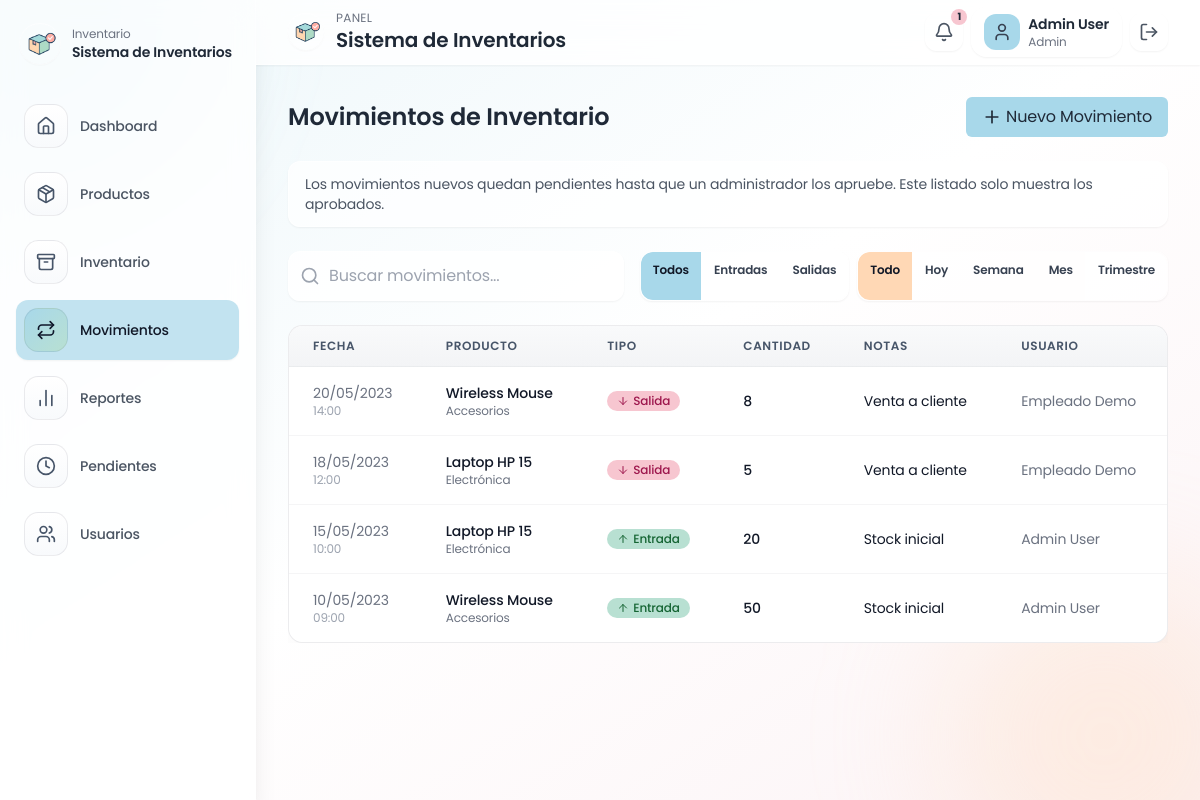
Screenshot of /movements (signed in) with the database file from the repository.
### tables this page shows
CREATE TABLE IF NOT EXISTS movements (
    id INT AUTO_INCREMENT PRIMARY KEY,
    product_id INT NOT NULL,
    type ENUM('in', 'out') NOT NULL,
    quantity INT NOT NULL,
    date DATETIME NOT NULL DEFAULT CURRENT_TIMESTAMP,
    notes VARCHAR(255) DEFAULT '',
    user_id INT NULL,
    status ENUM('pending', 'approved', 'rejected') NOT NULL DEFAULT 'pending',
    CONSTRAINT fk_movements_product FOREIGN KEY (product_id) REFERENCES products(id) ON DELETE CASCADE,
    CONSTRAINT fk_movements_user FOREIGN KEY (user_id) REFERENCES users(id) ON DELETE SET NULL
);

CREATE TABLE IF NOT EXISTS products (
    id INT AUTO_INCREMENT PRIMARY KEY,
    name VARCHAR(150) NOT NULL,
    description TEXT,
    category VARCHAR(100) NOT NULL DEFAULT 'General',
    price DECIMAL(10,2) NOT NULL DEFAULT 0,
    cost DECIMAL(10,2) NOT NULL DEFAULT 0,
    stock_quantity INT NOT NULL DEFAULT 0,
    min_stock_level INT NOT NULL DEFAULT 0,
    active TINYINT(1) NOT NULL DEFAULT 1,
    image_url TEXT,
    created_at DATETIME NOT NULL DEFAULT CURRENT_TIMESTAMP
);

CREATE TABLE IF NOT EXISTS users (
    id INT AUTO_INCREMENT PRIMARY KEY,
    name VARCHAR(120) NOT NULL,
    email VARCHAR(150) NOT NULL UNIQUE,
    password VARCHAR(255) NOT NULL,
    role ENUM('admin', 'employee') NOT NULL DEFAULT 'employee',
    active TINYINT(1) NOT NULL DEFAULT 1,
    last_login DATETIME NULL,
    created_at DATETIME NOT NULL DEFAULT CURRENT_TIMESTAMP
);

### app/helpers.php (called while the page is built, shortened)
<?php
function config(string $key, mixed $default = null): mixed
{
    $config = $GLOBALS['app_config'] ?? [];
    $segments = explode('.', $key);
    $value = $config;
    foreach ($segments as $segment) {
        if (is_array($value) && array_key_exists($segment, $value)) {
            $value = $value[$segment];
        } else {
            return $default;
        }
    }
    return $value;
}
function base_url(string $path = ''): string
{
    $base = config('app.base_url', '');
    if ($base === '') {
        $base = rtrim(str_replace('\\', '/', dirname($_SERVER['SCRIPT_NAME'] ?? '')), '/');
    }
    return rtrim($base, '/') . '/' . ltrim($path, '/');
}
function e(?string $value): string
{
    return htmlspecialchars((string) $value, ENT_QUOTES, 'UTF-8');
}
function render(string $view, array $data = [], ?string $layout = 'layout'): void
{
    $viewFile = __DIR__ . '/Views/' . $view . '.php';
    extract($data);
    include $viewFile;
}

### app/Core/Controller.php (called while the page is built, shortened)
<?php
abstract class Controller
{
    protected function render(string $view, array $data = [], ?string $layout = 'layout'): void
    {
        render($view, $data, $layout);
    }
}

### app/Controllers/MovementController.php (called while the page is built, shortened)
<?php
class MovementController extends Controller
{
    public function index(): void
    {
        $filters = [
            'type' => $_GET['type'] ?? 'all',
            'date_range' => $_GET['range'] ?? 'all',
            'search' => trim($_GET['q'] ?? ''),
            'status' => 'approved',
        ];
        $normalizedFilters = $filters;
        if ($filters['type'] === 'all') {
            unset($normalizedFilters['type']);
        }
        if ($filters['date_range'] === 'all') {
            unset($normalizedFilters['date_range']);
        }
        if ($normalizedFilters['status'] === 'approved') {
            unset($normalizedFilters['status']);
        }
        $movements = Movement::filtered($normalizedFilters);
        $this->render('movements/index', [
            'products' => Product::all(null, null, true),
            'movements' => $movements,
            'filters' => $filters,
            'message' => flash('success'),
            'error' => flash('error'),
        ]);
    }
}

### public/index.php (called while the page is built, shortened)
<?php
$router = new Router();
$router->get('/login', [AuthController::class, 'showLogin']);
$router->post('/login', [AuthController::class, 'login']);
$router->get('/logout', [AuthController::class, 'logout']);
$router->get('/', [DashboardController::class, 'index']);
$router->get('/products', [ProductController::class, 'index']);
$router->post('/products/save', [ProductController::class, 'save']);
$router->post('/products/deactivate', [ProductController::class, 'deactivate']);
$router->post('/products/reactivate', [ProductController::class, 'reactivate']);
$router->post('/products/delete', [ProductController::class, 'delete']);
$router->get('/inventory', [InventoryController::class, 'index']);
$router->post('/inventory/adjust', [InventoryController::class, 'adjust']);
$router->get('/movements', [MovementController::class, 'index']);
$router->post('/movements/save', [MovementController::class, 'save']);
$router->get('/movements/pending', [MovementController::class, 'pending']);
$router->post('/movements/approve', [MovementController::class, 'approve']);
$router->post('/movements/reject', [MovementController::class, 'reject']);
$router->get('/reports', [ReportController::class, 'index']);
$router->get('/users', [UserController::class, 'index']);
$router->post('/users/save', [UserController::class, 'save']);
$router->post('/users/delete', [UserController::class, 'delete']);
$router->post('/users/toggle', [UserController::class, 'toggle']);
$router->dispatch($_SERVER['REQUEST_METHOD'], parse_url($_SERVER['REQUEST_URI'] ?? '/', PHP_URL_PATH) ?: '/');

### app/Models/Movement.php (called while the page is built, shortened)
<?php
class Movement
{
    public static function filtered(array $filters = [], bool $onlyActiveProducts = true): array
    {
        $pdo = Database::connection();
        $sql = 'SELECT m.*, p.name as product_name, p.category as product_category, u.name as user_name, u.role as user_role
                FROM movements m
                INNER JOIN products p ON p.id = m.product_id
                LEFT JOIN users u ON u.id = m.user_id
                WHERE 1=1';
        $params = [];
        if ($onlyActiveProducts) {
            $sql .= ' AND p.active = 1';
        }
        $status = $filters['status'] ?? 'approved';
        if (in_array($status, ['pending', 'approved', 'rejected'], true)) {
            $sql .= ' AND m.status = :status';
            $params['status'] = $status;
        }
        $sql .= ' ORDER BY m.date DESC';
        $stmt = $pdo->prepare($sql);
        $stmt->execute($params);
        return $stmt->fetchAll();
    }
}

### app/Views/movements/index.php (the view, shortened to what this page needs)
<div class="max-w-7xl mx-auto space-y-6">
    <div class="flex flex-col sm:flex-row items-start sm:items-center justify-between">
        <h2 class="text-2xl font-semibold text-gray-800">Movimientos de Inventario</h2>
        <button type="button" id="toggleMovementForm"
                class="mt-3 sm:mt-0 inline-flex items-center px-4 py-2 bg-blue-pastel rounded-md text-gray-800 hover:bg-blue-400 transition-colors duration-200">
            <i data-lucide="plus" class="h-5 w-5 mr-1"></i>
            <span id="toggleMovementFormText">Nuevo Movimiento</span>
        </button>
    </div>
    <div class="text-sm text-gray-600 bg-white/70 border border-white/60 rounded-xl px-4 py-3 shadow-sm">
        Los movimientos nuevos quedan pendientes hasta que un administrador los apruebe. Este listado solo muestra los aprobados.
    </div>
    <form method="GET" action="<?= base_url('movements') ?>" class="mb-4 flex flex-col sm:flex-row space-y-3 sm:space-y-0 sm:space-x-4">
        <div class="relative flex-grow">
            <div class="absolute inset-y-0 left-0 pl-3 flex items-center pointer-events-none">
                <i data-lucide="search" class="h-5 w-5 text-gray-400"></i>
            </div>
            <input id="movement-search" type="text" name="q" placeholder="Buscar movimientos..." value="<?= e($filters['search'] ?? '') ?>"
                   class="w-full pl-10 pr-10 py-3 border border-white/60 bg-white/80 rounded-xl shadow-sm focus:outline-none focus:ring-2 focus:ring-blue-pastel">
        </div>
        <div class="flex space-x-2">
            <div class="inline-flex rounded-xl shadow-sm border border-white/60 overflow-hidden">
                <?php
                $typeOptions = ['all' => 'Todos', 'in' => 'Entradas', 'out' => 'Salidas'];
                foreach ($typeOptions as $key => $label):
                    $active = ($filters['type'] ?? 'all') === $key;
                    ?>
                    <a href="<?= base_url('movements?type=' . $key . '&range=' . e($filters['date_range'])) ?>"
                       class="px-3 py-2.5 text-xs font-semibold <?= $active ? 'bg-blue-pastel text-gray-900' : 'bg-white/80 text-gray-700 hover:bg-gray-50' ?> <?= $key === 'all' ? 'rounded-l-xl' : '' ?> <?= $key === 'out' ? 'rounded-r-xl border-l border-white/60' : '' ?> <?= $key === 'in' ? 'border-l border-white/60' : '' ?>">
                        <?= $label ?>
                    </a>
                <?php endforeach; ?>
            </div>
            <div class="inline-flex rounded-xl shadow-sm border border-white/60 overflow-hidden">
                <?php
                $rangeOptions = ['all' => 'Todo', 'today' => 'Hoy', 'week' => 'Semana', 'month' => 'Mes', 'quarter' => 'Trimestre'];
                foreach ($rangeOptions as $key => $label):
                    $active = ($filters['date_range'] ?? 'all') === $key;
                    ?>
                    <a href="<?= base_url('movements?range=' . $key . '&type=' . e($filters['type'])) ?>"
                       class="px-3 py-2.5 text-xs font-semibold <?= $active ? 'bg-peach-pastel text-gray-900' : 'bg-white/80 text-gray-700 hover:bg-gray-50' ?> <?= $key === 'all' ? 'rounded-l-xl' : '' ?> <?= $key === 'quarter' ? 'rounded-r-xl border-l border-white/60' : '' ?> <?= !in_array($key, ['all', 'quarter'], true) ? 'border-l border-white/60' : '' ?>">
                        <?= $label ?>
                    </a>
                <?php endforeach; ?>
            </div>
        </div>
    </form>
    <div class="overflow-x-auto">
        <table class="table-soft min-w-full divide-y divide-gray-200 text-sm">
            <thead class="bg-gray-50">
            <tr>
                <th class="px-6 py-3 text-left text-xs font-medium text-gray-500 uppercase tracking-wider">Fecha</th>
                <th class="px-6 py-3 text-left text-xs font-medium text-gray-500 uppercase tracking-wider">Producto</th>
                <th class="px-6 py-3 text-left text-xs font-medium text-gray-500 uppercase tracking-wider">Tipo</th>
                <th class="px-6 py-3 text-left text-xs font-medium text-gray-500 uppercase tracking-wider">Cantidad</th>
                <th class="px-6 py-3 text-left text-xs font-medium text-gray-500 uppercase tracking-wider">Notas</th>
                <th class="px-6 py-3 text-left text-xs font-medium text-gray-500 uppercase tracking-wider">Usuario</th>
            </tr>
            </thead>
            <tbody class="bg-white divide-y divide-gray-200">
            <?php foreach ($movements as $movement): ?>
                <tr class="hover:bg-gray-50/80 transition-colors">
                    <td class="px-6 py-4 whitespace-nowrap">
                        <div class="text-sm text-gray-500">
                            <?= date('d/m/Y', strtotime($movement['date'])) ?>
                            <div class="text-xs text-gray-400"><?= date('H:i', strtotime($movement['date'])) ?></div>
                        </div>
                    </td>
                    <td class="px-6 py-4 whitespace-nowrap">
                        <div class="text-sm font-medium text-gray-900"><?= e($movement['product_name']) ?></div>
                        <div class="text-xs text-gray-500"><?= e($movement['product_category']) ?></div>
                    </td>
                    <td class="px-6 py-4 whitespace-nowrap">
                        <span class="inline-flex items-center px-2.5 py-0.5 rounded-full text-xs font-medium <?= $movement['type'] === 'in' ? 'bg-green-pastel text-green-800' : 'bg-pink-pastel text-pink-800' ?>">
                            <?php if ($movement['type'] === 'in'): ?>
                                <i data-lucide="arrow-up" class="h-3 w-3 mr-1"></i> Entrada
                            <?php else: ?>
                                <i data-lucide="arrow-down" class="h-3 w-3 mr-1"></i> Salida
                            <?php endif; ?>
                        </span>
                    </td>
                    <td class="px-6 py-4 whitespace-nowrap">
                        <div class="text-sm font-medium text-gray-900"><?= (int) $movement['quantity'] ?></div>
                    </td>
                    <td class="px-6 py-4">
                        <div class="text-sm text-gray-900"><?= e($movement['notes'] ?: '-') ?></div>
                    </td>
                    <td class="px-6 py-4 whitespace-nowrap">
                        <div class="text-sm text-gray-500">
                            <?= e($movement['user_name'] ?: 'Sistema') ?>
                        </div>
                    </td>
                </tr>
            <?php endforeach; ?>
            </tbody>
        </table>
    </div>
</div>

### public/assets/styles.css (style rules this page uses)
:root { --pink-pastel: #F7C6D0; --blue-pastel: #A8D8EA; --green-pastel: #B8E0D2; --peach-pastel: #FFD8B5; }
body { font-family: 'Poppins', sans-serif; background: radial-gradient(circle at 0% 0%, rgba(168, 216, 234, 0.22), transparent 30%), radial-gradient(circle at 100% 100%, rgba(255, 216, 181, 0.22), transparent 28%), #fdfefe; color: #0f172a; letter-spacing: -0.01em; }
.table-soft { width: 100%; border-collapse: separate; border-spacing: 0; background: #ffffff; border: 1px solid rgba(15, 23, 42, 0.08); border-radius: 0.9rem; box-shadow: 0 18px 45px -38px rgba(15, 23, 42, 0.55); overflow: hidden; }
.table-soft thead th { background: linear-gradient(180deg, #f9fafb, #f3f4f6); color: #475569; font-weight: 600; border-bottom: 1px solid rgba(15, 23, 42, 0.06); }
.table-soft thead th:first-child { border-top-left-radius: 0.9rem; }
.table-soft thead th:last-child { border-top-right-radius: 0.9rem; }
.table-soft tbody tr:last-child td { border-bottom: none; }
.table-soft td, .table-soft th { border-bottom: 1px solid rgba(15, 23, 42, 0.04); }
.table-soft tbody tr:last-child td:first-child { border-bottom-left-radius: 0.9rem; }
.table-soft tbody tr:last-child td:last-child { border-bottom-right-radius: 0.9rem; }
.bg-blue-pastel { background-color: var(--blue-pastel); }
.bg-pink-pastel { background-color: var(--pink-pastel); }
.bg-green-pastel { background-color: var(--green-pastel); }
.bg-peach-pastel { background-color: var(--peach-pastel); }

### rows the page displays
movements: date "20/05/2023", date "14:00", product.name "Wireless Mouse", product.category "Accesorios", type "out" (drawn), quantity "8", notes "Venta a cliente", user.name "Empleado Demo"
movements: date "18/05/2023", date "12:00", product.name "Laptop HP 15", product.category "Electrónica", type "out" (drawn), quantity "5", notes "Venta a cliente", user.name "Empleado Demo"
movements: date "15/05/2023", date "10:00", product.name "Laptop HP 15", product.category "Electrónica", type "in" (drawn), quantity "20", notes "Stock inicial", user.name "Admin User"
movements: date "10/05/2023", date "09:00", product.name "Wireless Mouse", product.category "Accesorios", type "in" (drawn), quantity "50", notes "Stock inicial", user.name "Admin User"

### other values shown
config('app.name') "Sistema de Inventarios"
$link['label'] "Dashboard"
$link['label'] "Productos"
$link['label'] "Inventario"
$link['label'] "Movimientos"
$link['label'] "Reportes"
$link['label'] "Pendientes"
$link['label'] "Usuarios"
$lowStockCount "1"
$user['name'] "Admin User"
$user['role'] "Admin"
$label "Todos"
$label "Entradas"
$label "Salidas"
$label "Todo"
